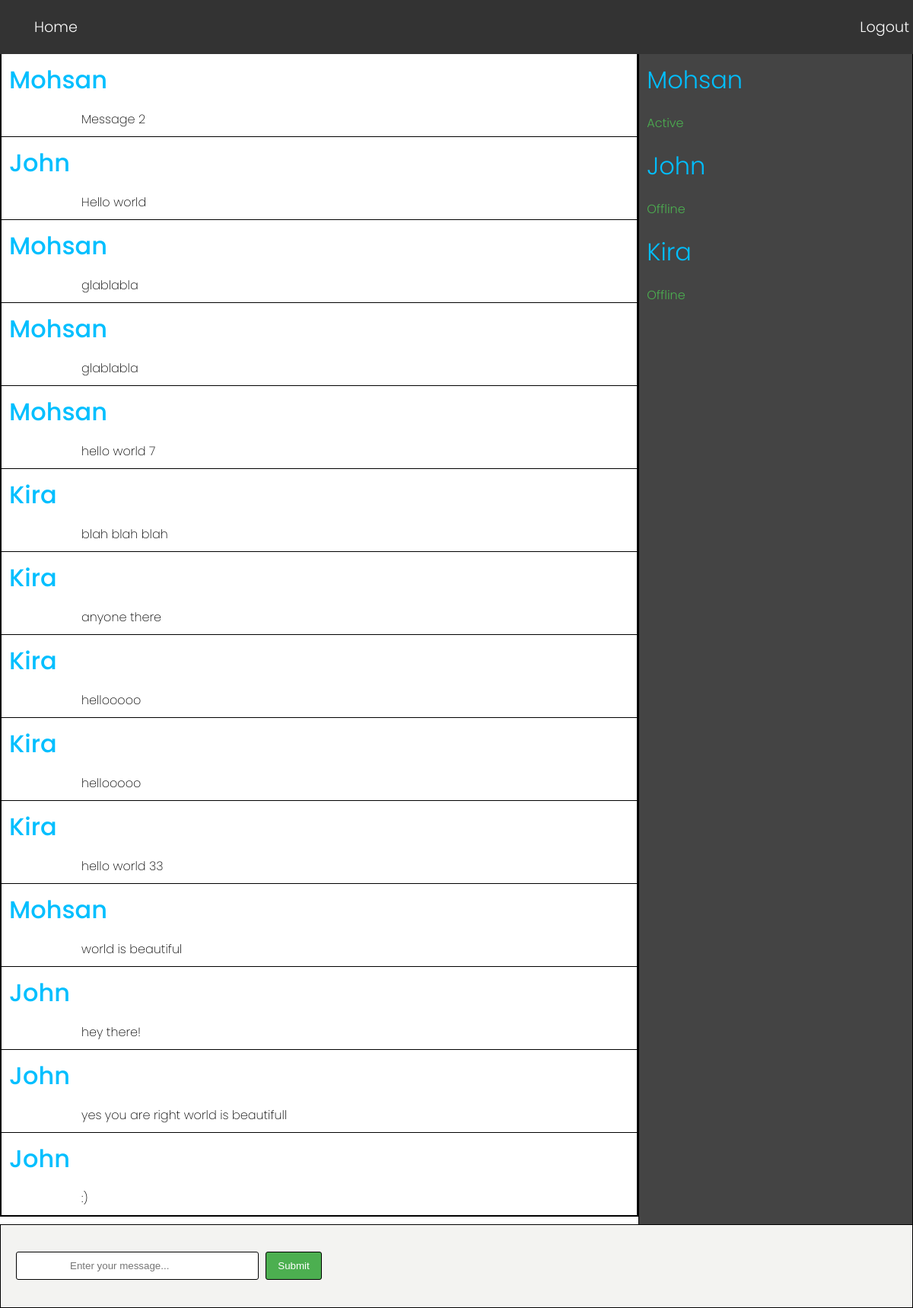
Screenshot of /home.php (signed in) with the database file from the repository.
### tables this page shows
CREATE TABLE `users` (
  `User_Id` int(11) NOT NULL,
  `Name` varchar(15) NOT NULL,
  `Email` varchar(25) NOT NULL,
  `Password` varchar(15) NOT NULL,
  `Status` varchar(10) NOT NULL
);

### StatusBox.php (the view)
<div class="status-Container">
    <?php
    $sql = "UPDATE `users` SET `Status`='Active' where `User_Id`='{$_SESSION['id']}'";
    if (isset($_SESSION['id'])) {
        mysqli_query($conn, $sql);
        $sql = "SELECT * from `users`";
        $data = mysqli_query($conn, $sql);
        while ($row = mysqli_fetch_assoc($data)) {
    ?>
            <h1 class="status-h1"><?php echo $row['Name'] ?></h1>
            <p class="status-p"><?php echo $row['Status'] ?></p>
        <?php
        }
        ?>
    <?php
    }
    ?>
</div>

### home.php (style rules this page uses)
body { font-family: 'Poppins', sans-serif; }
h1, p { margin: 5px; padding: 5px; font-weight: 200; }
h1 { font-weight: 300; }
.status-Container { background-color: #444; border: 1px solid black; border-top: 0; margin-top: 0; padding: 0; width: 30%; display: flex; height: auto; flex-direction: column; margin-left: auto; }
.status-h1 { color: deepskyblue; }
.status-p { color: #4CAF50; font-weight: 300; }

### Nav.php (style rules this page uses)
body { margin: 0; }

### rows the page displays
users: Name "Mohsan", Status "Active"
users: Name "John", Status "Offline"
users: Name "Kira", Status "Offline"

### other values shown
$row['Name'] "Mohsan"
$row['Message'] "Message 2"
$row['Name'] "John"
$row['Message'] "Hello world"
$row['Message'] "glablabla"
$row['Message'] "hello world 7"
$row['Name'] "Kira"
$row['Message'] "blah blah blah"
$row['Message'] "anyone there"
$row['Message'] "hellooooo"
$row['Message'] "hello world 33"
$row['Message'] "world is beautiful"
$row['Message'] "hey there!"
$row['Message'] "yes you are right world is beautifull"
$row['Message'] ":)"
